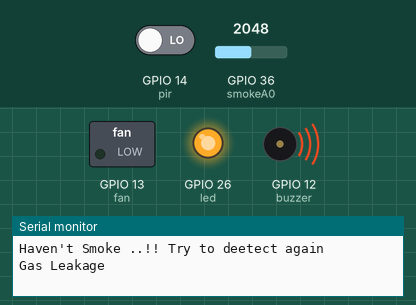
The sketch below on a simulated ESP32. On the bench: switched loads named in the sketch (green lamp = pin HIGH), output pins drawn as LEDs (lit = HIGH), buzzer (waves = sounding, pin HIGH), the last lines printed to the serial monitor. The test bench sets the inputs (shaded band); at power-on: GPIO 36 (smokeA0) = 2048, GPIO 14 (pir) LOW. WiFi joins after 1.5 s; servers stay silent unless stated.

Above: at 2.8 s.
2.9 s: GPIO 36 (smokeA0) set to 1255
4.4 s: GPIO 36 (smokeA0) set to 1145
At 5.8 s:
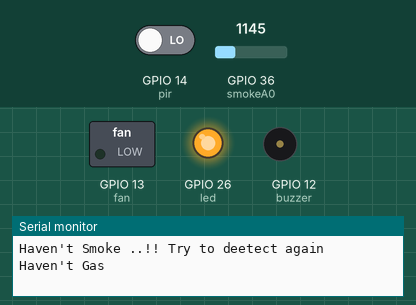
6.1 s: GPIO 36 (smokeA0) set to 1047
7.6 s: GPIO 36 (smokeA0) set to 964
At 8.8 s:
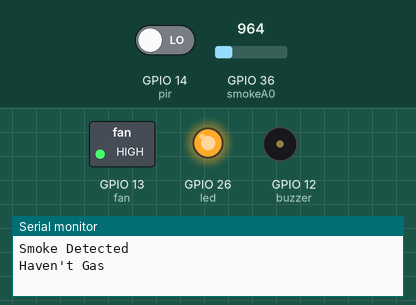
9.1 s: GPIO 14 (pir) driven HIGH
At 10.4 s:
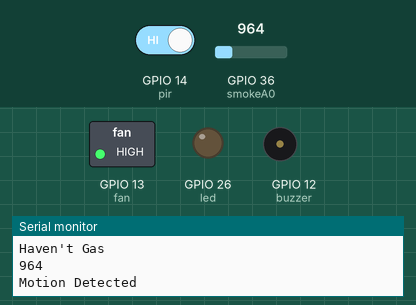
Timing chart, 0 to 11.6 s (numbered marks = the images above; inputs shaded):
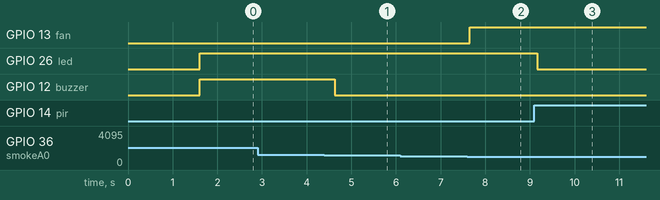

The sketch:

Try-motion-32-not-complete.ino
```cpp
#include <TridentTD_LineNotify.h>
#include <MQ2.h>

#define SSID        "Nafah kt"
#define PASSWORD    "00001111"
#define LINE_TOKEN  "SLtwiBg66sYDVUZKoUcckPpwkIxfg9HERx0jog5RV6X"

int led = 26;
int pir = 14;

int fan = 13;
int smokeA0 = 36;
int buzzer = 12;

void setup() {
  Serial.begin(115200); Serial.println();
  Serial.println(LINE.getVersion());
  WiFi.begin(SSID, PASSWORD);
  Serial.printf("WiFi connecting to %s\n",  SSID);
  while (WiFi.status() != WL_CONNECTED) {
    Serial.print(".");
    delay(400);
  }
  Serial.printf("\nWiFi connected\nIP : ");
  Serial.println(WiFi.localIP());
  LINE.setToken(LINE_TOKEN);

  pinMode(led, OUTPUT);
  pinMode(pir, INPUT);

  pinMode(fan, OUTPUT);
  pinMode(smokeA0, INPUT);
  pinMode(buzzer, OUTPUT);
}

void loop() {

  //////////////   Motion   //////////////////

  int sensorval = digitalRead(pir);
// Serial.println("PIR STATE :");

  if (sensorval == HIGH) {
    digitalWrite(led, LOW);
    Serial.println("Motion Detected");
    delay(10000);
  }

  else {
    digitalWrite(led, HIGH);
    Serial.println("Can't Detected human movement .. Please!! try again");
  }


  int analogSensor = analogRead(smokeA0);
  smoke(analogSensor);
  Serial.println(analogSensor);
}


void smoke(int value) {

  //////////////   smoke   //////////////////
  if (value > 300 && value < 1000) {
    Serial.println("Smoke Detected");
    digitalWrite(fan, HIGH);

  } else {
    Serial.println("Haven't Smoke ..!! Try to deetect again");
    digitalWrite(fan, LOW);

  }


  //////////////   gas   //////////////////
  if (value > 1200) {
    Serial.println("Gas Leakage");
    digitalWrite(buzzer , HIGH);
    LINE.notify("we has Detected Gas !!! Please check out");

  } else {
    Serial.println("Haven't Gas");
    digitalWrite(buzzer , LOW);

  }
  delay(500);
}
```

Measured:
- the behaviour switches between 1201 and 1200 on GPIO 36 (smokeA0) (found by bisection; images 0 and 1)
- the behaviour switches between 1000 and 999 on GPIO 36 (smokeA0) (found by bisection; images 1 and 2)
- after the input at 4.4 s, GPIO 12 (buzzer): HIGH → LOW after 0.24 s
- after the input at 7.6 s, GPIO 13 (fan): LOW → HIGH after 0.06 s
- after the input at 9.1 s, GPIO 26 (led): HIGH → LOW after 0.06 s
